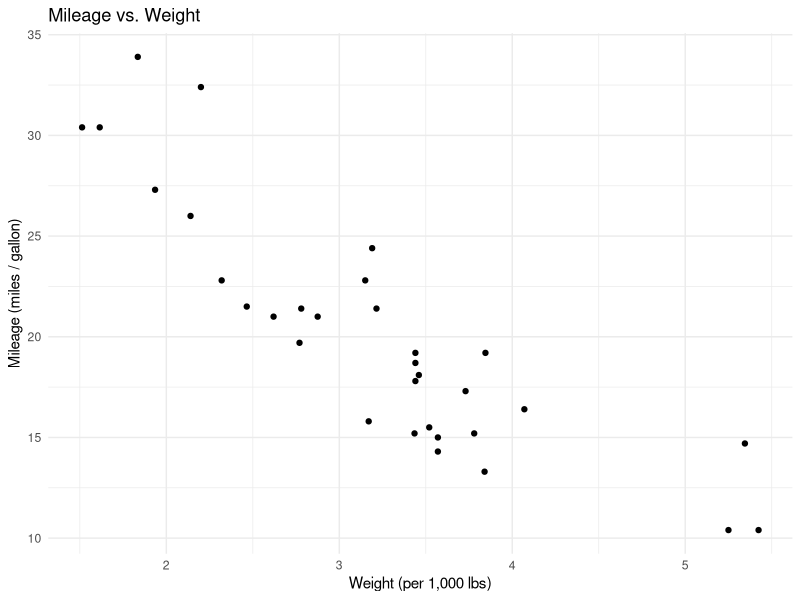

The R source for this figure: (Note: this script raises an error after producing the figure.)
## ---- chunk 1
knitr::opts_chunk$set(echo = TRUE, message = FALSE, warning = FALSE)
library(MASS)   # comes with R; needed for several datasets and boxcox()
library(tidyverse) # To support analysis
## ---- chunk 2
# Load your dataset
data(mtcars)
## ---- chunk 3
# View(mtcars)        # spreadsheet view; run in the console, not when knitting
str(mtcars); head(mtcars); nrow(mtcars)
# get variables descriptives
summary(mtcars)
# scatterplot
mt_plot <- 
ggplot(data = mtcars, aes(x = wt, y = mpg))+
  geom_point()+
  theme_minimal()+
  labs(title = "Mileage vs. Weight",
       x = "Weight (per 1,000 lbs)",
       y = "Mileage (miles / gallon)")
mt_plot
## ---- chunk 4
# fit linear regression model
fitted_model <- lm(mpg ~ wt, data = mtcars)
summary(fitted_model)

# 95% confidence intervals for the slope
confint(fitted_model)["wt",]

# Slope and intercept
slope <- summary(fitted_model)$coefficients["wt", "Estimate"]
slope

# t-test for the slope
t_value <- summary(fitted_model)$coefficients["wt", "t value"]
t_value

# add the fitted line to your scatterplot
mt_plot <- mt_plot +
  geom_smooth(method = "lm", se = FALSE)
mp_plot
## ---- chunk 5
# Picking a meaningful x-value and making it a dataframe
median_wt <- median(mtcars$wt)
single_car <- data.frame(wt = median_wt)

# 95% Confidence Interval for median weight
predict(fitted_model, newdata = single_car, interval = "confidence")

# 95% Prediction Interval for median weight
predict(fitted_model, newdata = single_car, interval = "prediction")
## ---- chunk 6
a <- anova(fit)
SSR <- a["wt", "Sum S"]
SSE <- a["Residuals", "Sum S"]
c(SST = sum((mtcars$mpg-mean(mtcars$mpg))^2),SSR_SSE = SSR+SSE)
c(F=a["wt","F value"], t2=coef(summary(fit))["wt","t value"]^2)
## ---- chunk 7
# four diagnostic plots
par(mfrow=c(2,2))
plot(fit)
par(mfrow=c(1,1))
cd <- coks.distance(fit)
sort(cd, decreasing=TRUE)[1:3]
fit2 <- lm(mpg ~ wt, data=mtcars[-which.max(cd),])
summary(fit2)$coef

## ---- chunk 8
# Step 1: Does the response need a transformation? Box-Cox (requires y > 0):
#   boxcox(fit)
#   Read lambda as: 1 -> no change, 0.5 -> sqrt(y), 0 -> log(y), -1 -> 1/y
#   If the CI contains 1, a transformation of y may not be needed.
#
# Step 2: Box-Cox only covers y. If the scatterplot or residual plot is curved,
#   also consider transforming x: log(x), sqrt(x), 1/x  (log needs x > 0)
#
# Step 3: Fit the transformed model. You can transform inside lm():
#   fit_t <- lm(log(y) ~ x, data = dat)
#   fit_t <- lm(y ~ log(x), data = dat)
#   fit_t <- lm(log(y) ~ log(x), data = dat)
#   fit_t <- lm(sqrt(y) ~ x, data = dat)
#   fit_t <- lm(I(1/y) ~ x, data = dat)    # wrap arithmetic like 1/y in I()
#
# Step 4: Compare residuals vs fitted for fit and fit_t, e.g.
#   plot(fitted(fit_t), resid(fit_t)); abline(h = 0)
#   R^2 is only comparable if y is NOT transformed; otherwise compare residual plots.
#
# Interpreting slopes after logs:
#   log(y) ~ x       : +1 in x multiplies y by about exp(b1)
#   log(y) ~ log(x)  : +1% in x changes y by about b1 %
#   y ~ log(x)       : doubling x changes y by b1 * log(2)

library(MASS)
boxcox(fit)
fitlog <- lm(log(mpg) ~ wt, data=mtcars)
summary(fitlog)
par(mfrow=c(1,2))
plot(fit, which=1)
plot(fitlog, which=1)
par(mfrow=c(1,1))
## ---- chunk 9
# Pairs bootstrap: resample ROWS of your data with replacement, refit, keep the slope.
